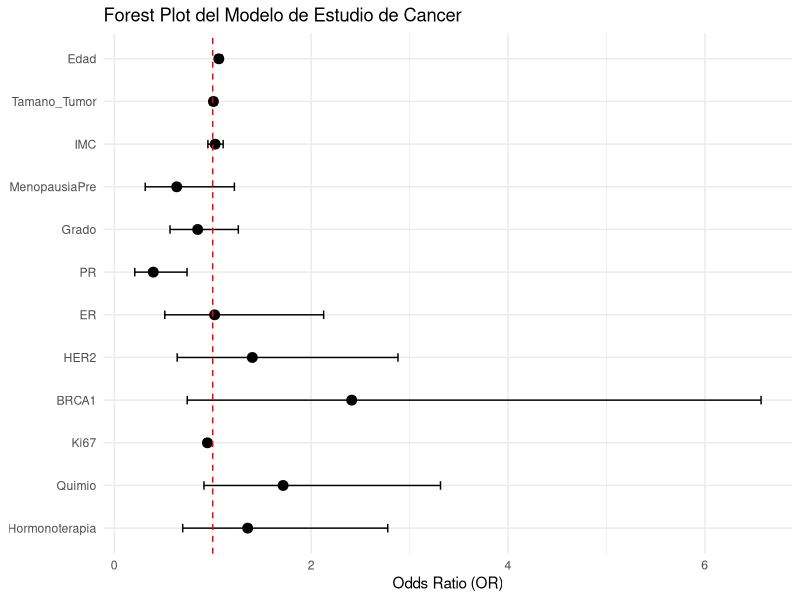
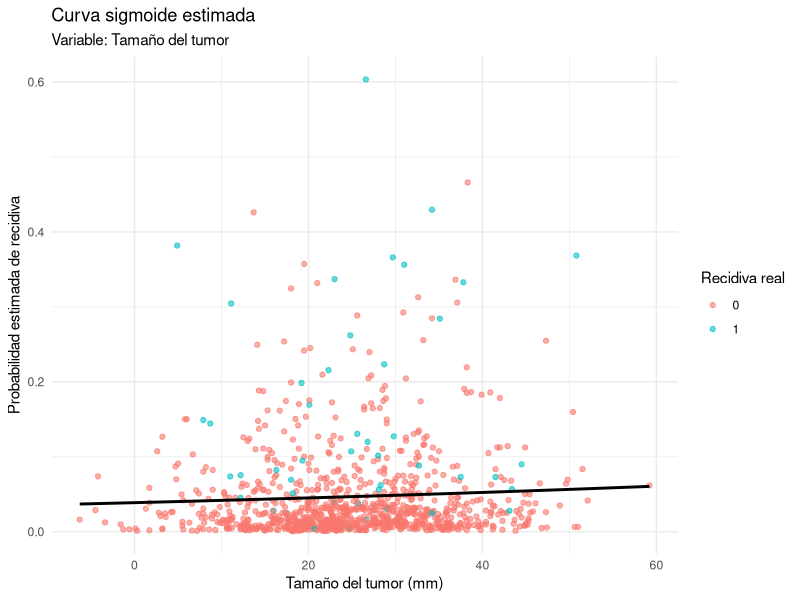

These figures' R source, in order:
#---- 1. SIMULACION DE DATOS DE CANCER ----
##---- 1.1 FIJANDO LA SEMILLA y DIRECTORIO DE TRABAJO ----
setwd("~/Documents/GitHub/DeepLearningReview/0-Notes/DataSets")
##---- 1.2 LLAMADO DE LIBRERIAS ----
library(ggplot2)
library(dplyr)
library(dplyr)
library(ggplot2)
##---- 1.3 INICIALIZANDO LAS VARIABLES Y PARAMETROS ----
n <- 1000
set.seed(123)
##---- 1.4 INICIALIZANDO LAS VARIABLES Y PARAMETROS ----
edad <- round(rnorm(n, mean = 55, sd = 10))                        # Edad en años
bmi  <- round(rnorm(n, mean = 27, sd = 4), 1)                      # Índice de Masa Corporal
menopausia   <- sample(c("Pre", "Post"), n, replace = TRUE, prob = c(0.4, 0.6)) # Estado menopáusico
menopausia_post <- ifelse(menopausia == "Post", 1, 0)
tamano_tumor <- round(rnorm(n, mean = 25, sd = 10), 1)                # Tamaño del tumor (mm)
er_status    <- sample(c(0,1), n, replace = TRUE, prob = c(0.3, 0.7)) # Receptor de estrógeno
pr_status    <- sample(c(0,1), n, replace = TRUE, prob = c(0.4, 0.6)) # Receptor de progesterona
her2_status  <- sample(c(0,1), n, replace = TRUE, prob = c(0.8, 0.2)) # HER2
brca1_mut    <- sample(c(0,1), n, replace = TRUE, prob = c(0.95, 0.05)) # Mutación BRCA1
ki67         <- round(runif(n, min = 5, max = 60), 1)                   # Índice Ki-67 (%)
quimio       <- rbinom(n, 1, prob = 0.5)                                # Quimioterapia
hormonoterapia    <- rbinom(n, 1, prob = 0.6)                           # Hormonoterapia
grado_histologico <- sample(1:3, n, replace = TRUE, prob = c(0.3, 0.4, 0.3))  # Grado histológico
##---- 1.5 GENERACION DEL MODELO  LOGIT ----
lp <- -3.5 +
  0.04 * (edad - 50) + 0.02 * (bmi - 25) +  # efecto leve del IMC
  0.5  * menopausia_post +       # efecto positivo para postmenopáusicas
  0.03 * (tamano_tumor - 20) +
  0.3  * er_status -             # efecto protector por receptor de estrógeno
  0.4  * pr_status +  0.8  * her2_status +
  1.2  * brca1_mut -  0.05 * ki67 +
  0.6  * quimio +                  # quimioterapia reduce riesgo de recidiva
  0.5  * hormonoterapia -  0.1 * (grado_histologico - 1)
prob_recidiva <- 1 / (1 + exp(-lp))
recidiva      <- rbinom(n, 1, prob = prob_recidiva)
##---- 1.6 CREACION DATA FRAME ----
datos_cancer <- data.frame(
  Edad = edad,  IMC = bmi,  Menopausia = menopausia,  
  Tamano_Tumor = tamano_tumor,  Grado  = grado_histologico,  
  ER    = er_status,  PR   = pr_status,  HER2  = her2_status,
  BRCA1 = brca1_mut,  Ki67 = ki67,       Quimio = quimio,  
  Hormonoterapia = hormonoterapia,  Recidiva = recidiva)
View(datos_cancer); head(datos_cancer)
##---- 1.7 CREACION DE ARCHIVO .csv ---- 
write.csv(datos_cancer, "datos_simulados_cancer.csv", row.names = FALSE)
##---- 1.8 MODELO DE REGRESIÓN LOGÍSTICA: estimación MLE ----
modelo_cancer <- glm(Recidiva ~ Edad + Tamano_Tumor + IMC + Menopausia +
                       Grado + PR + ER + HER2 + BRCA1 + Ki67 + Quimio + Hormonoterapia,
              data = datos_cancer, family = binomial)
summary(modelo_cancer)
##---- 1.9 RAZONES DE MOMIOS E INTERVALOS DE CONFIANZA ----
exp_coef <- exp(coef(modelo_cancer))
exp_ci <- exp(confint(modelo_cancer))
##---- 1.10 RESUMEN DEL CALCULO DE MOMIOS ----
or_tabla <- data.frame(
  Variable = names(exp_coef),
  OR = round(exp_coef, 3),
  IC_inf = round(exp_ci[,1], 3),
  IC_sup = round(exp_ci[,2], 3)
)
print(or_tabla)
##---- 1.11 PREPARANDO LA GRAFICA ---
or_tabla_plot <- or_tabla[or_tabla$Variable != "(Intercept)", ]
or_tabla_plot$Variable <- factor(or_tabla_plot$Variable, 
                                 levels = rev(or_tabla_plot$Variable))
##---- 1.12 GENERACION DE LA GRAFICA ----
ggplot(or_tabla_plot, aes(x = OR, y = Variable)) +
  geom_point(size = 3) +
  geom_errorbarh(aes(xmin = IC_inf, xmax = IC_sup), height = 0.2) +
  geom_vline(xintercept = 1, linetype = "dashed", color = "red") +
  labs(title = "Forest Plot del Modelo de Estudio de Cancer",
       x = "Odds Ratio (OR)", y = NULL) +
  theme_minimal()
##---- 1.13 GRAFICANDO PREDICCIONES ----
datos_cancer$prob_predicha <- predict(modelo_cancer, type = "response")
datos_cancer$clasificacion <- ifelse(datos_cancer$prob_predicha >= 0.5, 1, 0)
table(Real = datos_cancer$Recidiva, Predicho = datos_cancer$clasificacion)
ggplot(datos_cancer, aes(x = Tamano_Tumor, y = prob_predicha)) +
  geom_point(aes(color = as.factor(Recidiva)), alpha = 0.6) +
  stat_smooth(method = "glm", method.args = list(family = binomial), se = FALSE, color = "black") +
  labs(title = "Curva sigmoide estimada",
       subtitle = "Variable: Tamaño del tumor",
       x = "Tamaño del tumor (mm)",
       y = "Probabilidad estimada de recidiva",
       color = "Recidiva real") + theme_minimal()
#---- 2 ECUACIONES IMPORTANTES ----

##---- 2.1 CALCULO DE LA LOG-VEROSIMILITUD ----  
loglik_manual <- function(beta, X, y) {
  eta <- X %*% beta;
  p <- 1 / (1 + exp(-eta));
  sum(y * log(p) + (1 - y) * log(1 - p));
  }
##---- 2.2 Función sigmoide ----
sigmoid <- function(z) {
  1 / (1 + exp(-z))
}
##---- 2.3 Función de pérdida: log-verosimilitud negativa ----
log_likelihood <- function(beta, X, y) {
  p <- sigmoid(X %*% beta)
  -sum(y * log(p + 1e-10) + (1 - y) * log(1 - p + 1e-10))  # pequeña corrección numérica
}
##---- 2.4 Gradiente de la pérdida ----
log_likelihood_grad <- function(beta, X, y) {
  p <- sigmoid(X %*% beta)
  t(X) %*% (p - y)
}

# Hessiana de la log-verosimilitud negativa
hessian <- function(beta, X) {
  p <- sigmoid(X %*% beta)
  W <- diag(as.numeric(p * (1 - p)))
  t(X) %*% W %*% X
}

newton_raphson_logit <- function(X, y, tol = 1e-6, max_iter = 100) {
  beta <- rep(0, ncol(X))  # Paso 1: inicialización
  for (i in 1:max_iter) {
    grad <- gradient(beta, X, y)        # Paso 2: gradiente
    H <- hessian(beta, X)               # Paso 2: hessiana
    beta_new <- beta - solve(H, grad)   # Paso 3: actualización
    
    # Paso 4: criterio de convergencia
    if (max(abs(beta_new - beta)) < tol) {
      cat("Convergió en", i, "iteraciones\n")
      return(beta_new)
    }
    
    beta <- beta_new
  }
  warning("No convergió en el número máximo de iteraciones")
  return(beta)
}

# Gradiente: g(β)
grad_loglik <- function(beta, X, y) {
  p <- sigmoid(X %*% beta)
  t(X) %*% (p - y)
}

# Hessiana: H(β)
hess_loglik <- function(beta, X) {
  p <- sigmoid(X %*% beta)
  W <- diag(as.numeric(p * (1 - p)))
  t(X) %*% W %*% X
}

newton_raphson_beta_k <- function(X, y, tol = 1e-6, max_iter = 100) {
  beta_k <- rep(0, ncol(X))  # Paso 1: inicialización
  
  for (k in 1:max_iter) {
    g_k <- grad_loglik(beta_k, X, y)   # Paso 2: gradiente
    H_k <- hess_loglik(beta_k, X)      # Paso 2: hessiana
    
    # Paso 3: actualización
    beta_k1 <- beta_k - solve(H_k, g_k)
    
    # Paso 4: criterio de convergencia
    if (max(abs(beta_k1 - beta_k)) < tol) {
      cat("Convergió en", k, "iteraciones\n")
      return(beta_k1)
    }
    
    beta_k <- beta_k1
  }
  
  warning("No convergió en el número máximo de iteraciones")
  return(beta_k)
}

##---- Gradiente Conjugado no lineal (Fletcher-Reeves simplificado) ----
gradiente_conjugado <- function(X, y, max_iter = 1000, tol = 1e-6) {
  n <- ncol(X)
  beta <- rep(0, n)
  g <- log_likelihood_grad(beta, X, y)
  d <- -g
  for (i in 1:max_iter) {
    alpha <- 0.01
    beta_new <- beta + alpha * d
    g_new <- log_likelihood_grad(beta_new, X, y)
    if (sqrt(sum(g_new^2)) < tol) {
      cat("Convergencia alcanzada en iteración", i, "\n")
      return(beta_new)
    }
    beta_FR <- sum(g_new^2) / sum(g^2)
    d <- -g_new + beta_FR * d
    beta <- beta_new
    g <- g_new
  }
  warning("No convergió") # investigar como se implemento 
  return(beta) # el Gradiente conjugado
}


